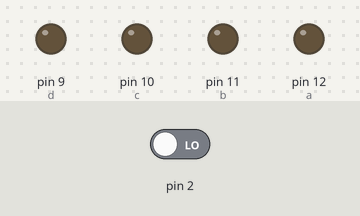
Simulated run of this sketch. Board: Arduino Uno, built with avr-gcc and run on an emulated ATmega328P. On the bench: output pins drawn as LEDs (lit = HIGH). Dashed ring = blinking. The test bench sets the inputs (shaded band); at power-on: pin 2 LOW.

Above: at 1.2 s.
1.3 s: pin 2 driven HIGH
At 4.2 s:
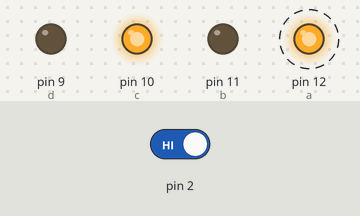
4.3 s: pin 2 driven LOW
At 5.1 s:
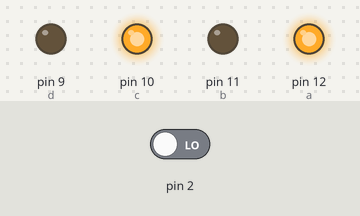
5.8 s: pin 2 driven HIGH
At 9.1 s:
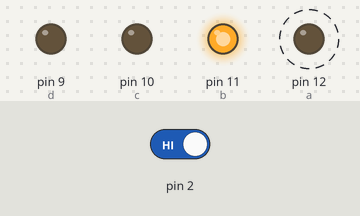
Timing chart, 0 to 10.6 s (numbered marks = the images above; inputs shaded):
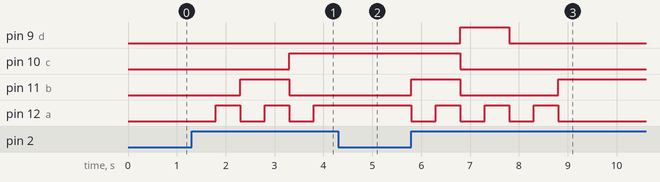

Measured:
- after the input at 1.3 s, pin 10 (c): LOW → HIGH after 2.0 s; pin 11 (b): LOW → HIGH after 1.0 s, → LOW 1.0 s later; pin 12 (a): alternates HIGH for 0.50 s and LOW for 0.50 s, starting after 0.50 s
- after the input at 4.3 s, pin 9 (d): stays LOW (without the input it goes to HIGH after 1.0 s); pin 10 (c): stays HIGH (without the input it goes to LOW after 1.0 s); pin 11 (b): stays LOW (without the input it goes to HIGH after 0.00 s); pin 12 (a): stays HIGH (without the input it goes to LOW after 0.00 s)
- after the input at 5.8 s, pin 9 (d): LOW → HIGH after 1.0 s, → LOW 1.0 s later; pin 10 (c): HIGH → LOW after 1.0 s; pin 11 (b): LOW → HIGH at once, → LOW 1.0 s later, → HIGH 2.0 s later; pin 12 (a): alternates HIGH for 0.50 s and LOW for 0.50 s, 7 changes in all, then stays LOW, starting at once

The sketch:

7_segment_bcd_with_button.ino
```cpp
bool but;
int a=12;
int b=11;
int c=10;
int d=9;
int x=1;
bool state=false;
void setup() {
  // put your setup code here, to run once:
  pinMode(a,OUTPUT);
  pinMode(b,OUTPUT);
  pinMode(c,OUTPUT);
  pinMode(d,OUTPUT);
  pinMode(2,INPUT);
}
void loop() {
  // put your main code here, to run repeatedly:
   but=digitalRead(2);
   if(but==HIGH && x==1){
   digitalWrite(a,LOW);
   digitalWrite(b,LOW);
  digitalWrite(c,LOW);
  digitalWrite(d,LOW);
  but=LOW;
  delay(500);
  x++;
   }
     if(but==HIGH && x==2){
   digitalWrite(a,HIGH);
   digitalWrite(b,LOW);
  digitalWrite(c,LOW);
  digitalWrite(d,LOW);
  but=LOW;
  delay(500);
  x++;
     }
   else if (but==HIGH && x==3){
  digitalWrite(a,LOW);
  digitalWrite(b,HIGH);
  digitalWrite(c,LOW);
  digitalWrite(d,LOW);
  delay(500);
  x++;
   }
   else if(but==HIGH && x==4){
   digitalWrite(a,HIGH);
  digitalWrite(b,HIGH);
  digitalWrite(c,LOW);
  digitalWrite(d,LOW);
  but=LOW;
  delay(500);
  x++;
   }
   else if(but==HIGH && x==5){
  digitalWrite(a,LOW);
  digitalWrite(b,LOW);
  digitalWrite(c,HIGH);
  digitalWrite(d,LOW);
  but=LOW;
  delay(500);
  x++;
   }
     if(but==HIGH && x==6){
   digitalWrite(a,HIGH);
   digitalWrite(b,LOW);
  digitalWrite(c,HIGH);
  digitalWrite(d,LOW);
  but=LOW;
  delay(500);
  x++;
     }
        if(but==HIGH && x==7){
   digitalWrite(a,LOW);
   digitalWrite(b,HIGH);
  digitalWrite(c,HIGH);
  digitalWrite(d,LOW);
  but=LOW;
  delay(500);
  x++;
     }
        if(but==HIGH && x==8){
   digitalWrite(a,HIGH);
   digitalWrite(b,HIGH);
  digitalWrite(c,HIGH);
  digitalWrite(d,LOW);
  but=LOW;
  delay(500);
  x++;
     }
        if(but==HIGH && x==9){
   digitalWrite(a,LOW);
   digitalWrite(b,LOW);
  digitalWrite(c,LOW);
  digitalWrite(d,HIGH);
  but=LOW;
  delay(500);
  x++;
     }
        if(but==HIGH && x==10){
   digitalWrite(a,HIGH);
   digitalWrite(b,LOW);
  digitalWrite(c,LOW);
  digitalWrite(d,HIGH);
  but=LOW;
  delay(500);
  x++;
     }
      if(but==HIGH && x==11){
   digitalWrite(a,LOW);
   digitalWrite(b,LOW);
  digitalWrite(c,LOW);
  digitalWrite(d,LOW);
  but=LOW;
  delay(500);
  x++;
   }
   if(but==HIGH && x==12){
   digitalWrite(a,HIGH);
   digitalWrite(b,LOW);
  digitalWrite(c,LOW);
  digitalWrite(d,LOW);
  but=LOW;
  delay(500);
  x++;
   }
    else if (but==HIGH && x==13){
  digitalWrite(a,LOW);
  digitalWrite(b,HIGH);
  digitalWrite(c,LOW);
  digitalWrite(d,LOW);
  delay(500);
  x++;
 }
}
```
